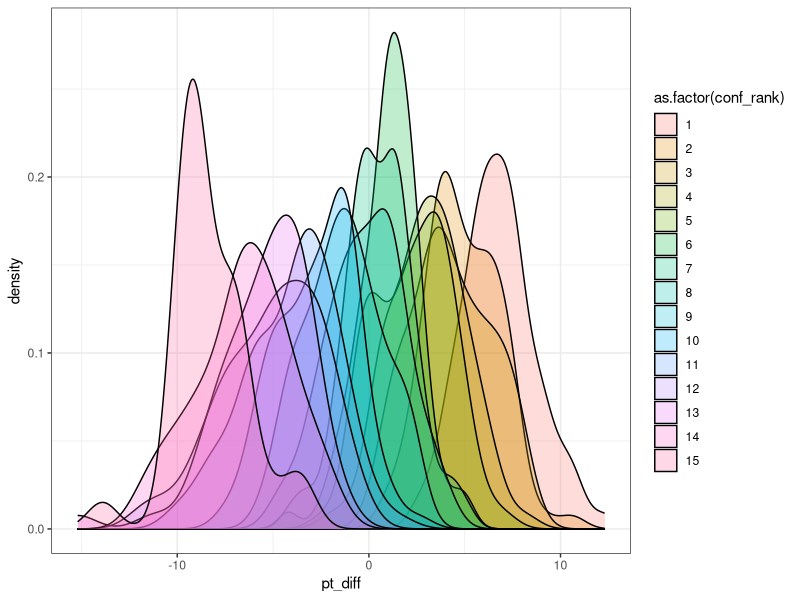
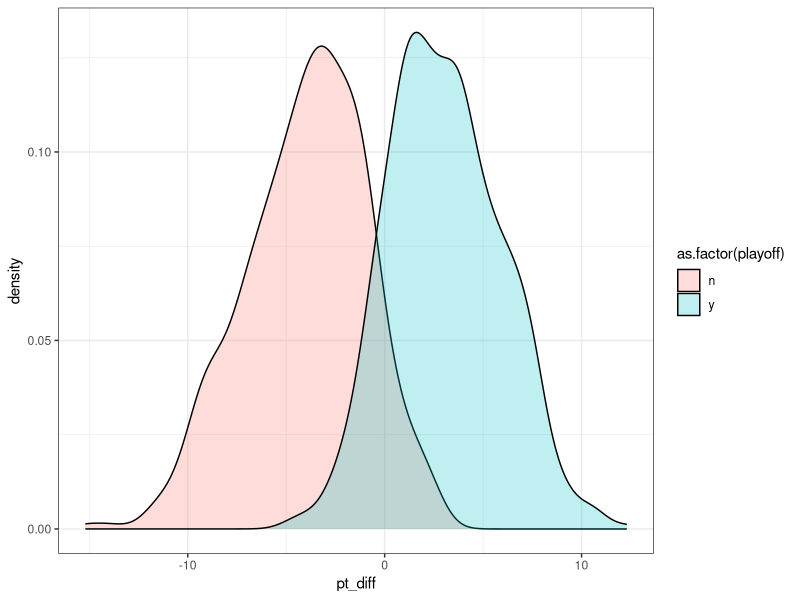
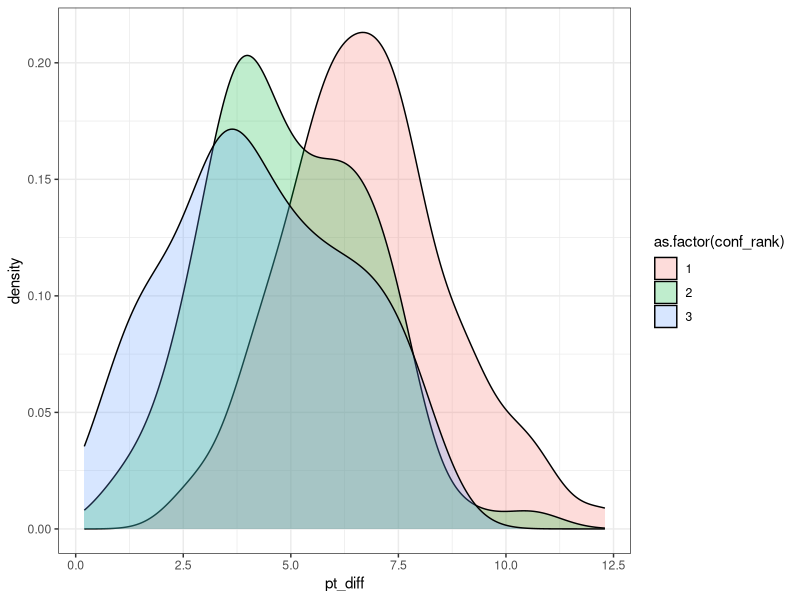
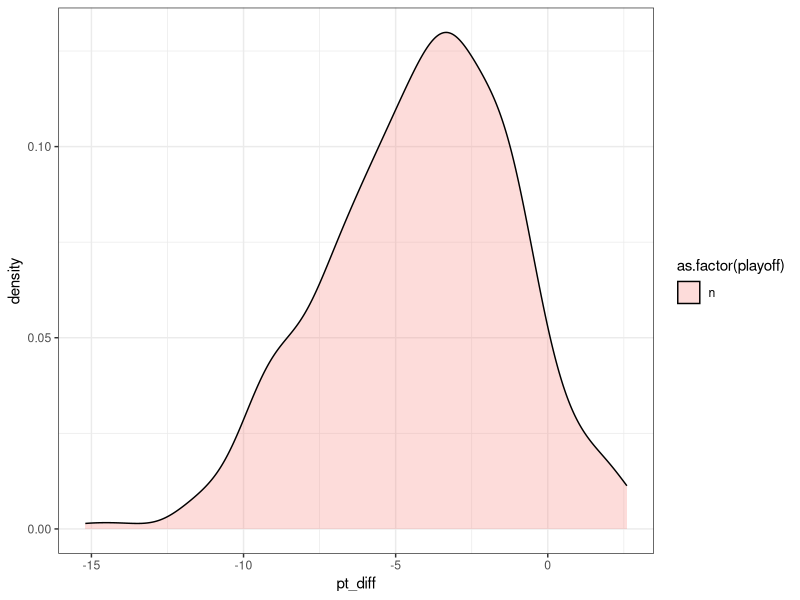
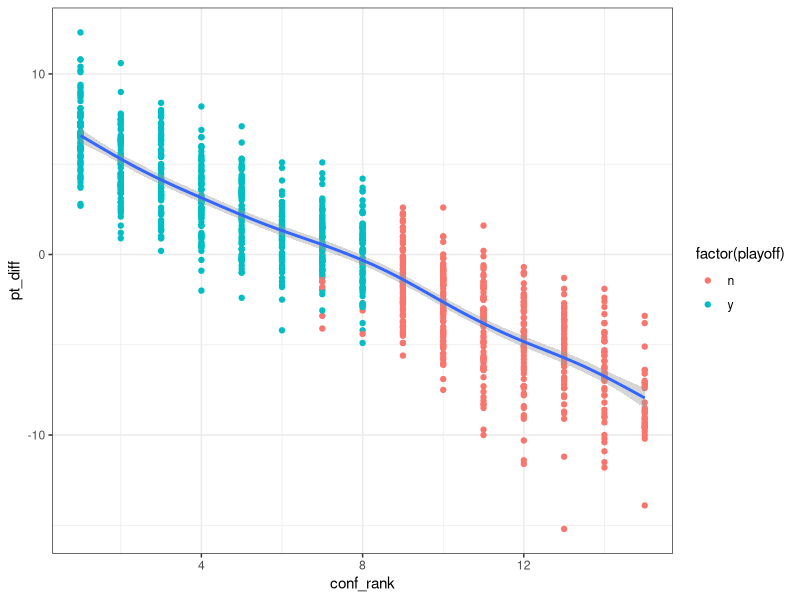
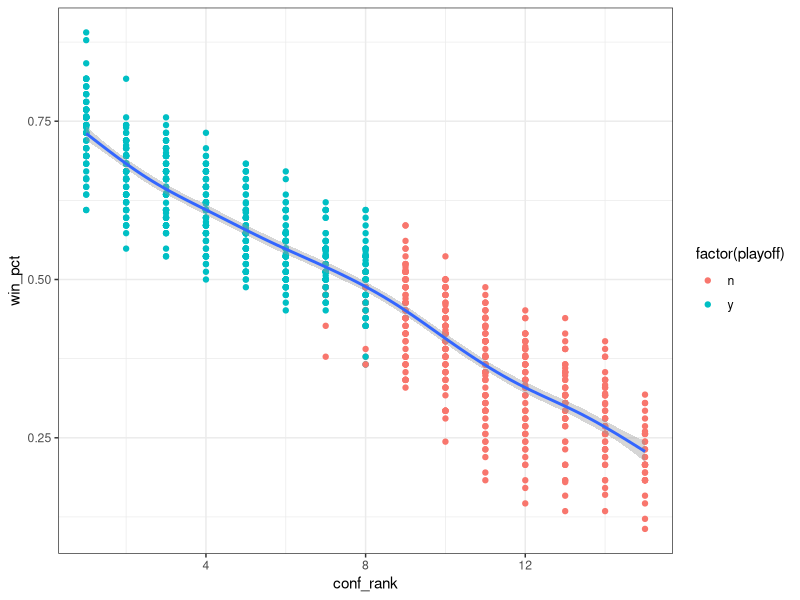

The R source for these figures, in order: (Note: this script raises an error after producing the figures.)
# Install packages
library(dplyr)
library(ggplot2)

# Set working directory
setwd("C:/Users/fishe/Documents/nba_2017")

# Read in standings and probability docs
x <- read.csv("data/nba_standings_1977_2016.csv", stringsAsFactors = F)
y <- read.csv("data/probability.csv", stringsAsFactors = F)

x <- mutate(x, pt_diff = tm_pts - op_pts)

# match z score with standings
df1 <- select(x, conf_rank, pt_diff) %>% inner_join(y, by = c("pt_diff" = "pt_seq"))
df2 <- select(x, conf_rank, pt_diff) %>% inner_join(y, by = c("conf_rank"))
filter(df1, conf_rank.x == conf_rank.y)
filter(df2, pt_diff == pt_seq)


### Visualizations of distribution
# density of x by conference rank
ggplot(x, aes(x = pt_diff, fill = as.factor(conf_rank))) +
  geom_density(alpha=0.25) + theme_bw()

# density of x by playoff appearance
ggplot(x, aes(x = pt_diff, fill = as.factor(playoff))) +
  geom_density(alpha=0.25) + theme_bw()

filter(x, conf_rank == 1|conf_rank == 2|conf_rank == 3) %>% 
  ggplot(aes(x = pt_diff, fill = as.factor(conf_rank))) +
  geom_density(alpha=0.25) + theme_bw()

filter(x, conf_rank > 8 ) %>% 
  ggplot(aes(x = pt_diff, fill = as.factor(playoff))) +
  geom_density(alpha=0.25) + theme_bw()

# scatter plot comparing conf_rank and pt_diff
ggplot(x,aes(x = conf_rank, y = pt_diff)) +
  geom_point(aes(color = factor(playoff))) +
  stat_smooth() +
  theme_bw()

# scatter plot comparing conf_rank and wins
x %>% mutate(win_pct = w/(w+l)) %>%
  ggplot(aes(x = conf_rank, y = win_pct)) +
  geom_point(aes(color = factor(playoff))) +
  stat_smooth() +
  theme_bw()

# What's the probability based on point differential a team will make a certain playoff spot?
# What's the chance of making the playoffs based on point differential?

filter(x, playoff =="y")

# range high-low pt diff by playoff spot
x %>% group_by(conf_rank, pt_diff) %>% mutate(avg = mean(pt_diff)) %>% 
  select(conf_rank, avg)  %>% 
  arrange(conf_rank)

# average pt_diff by conference rank
avg_pt_diff_conf_rank <- x %>% group_by(conf_rank) %>% summarise(count = n(), avg_pt_diff = mean(pt_diff))

## calculate z-score for entire standings
pop_sd <- sd(x$pt_diff)*sqrt((length(x$pt_diff)-1)/(length(x$pt_diff)))
pop_mean <- mean(x$pt_diff)


ggplot(s4, aes(x = `Playoff Prob`, y = as.numeric(Diff))) + 
    geom_point(aes(color = factor(Team)))